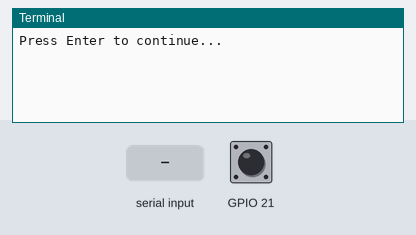
Simulated run of this program. Board: Raspberry Pi (BCM pin numbers). Parts: the last lines printed to the terminal. The test bench sets the inputs (shaded band); at power-on: GPIO 21 HIGH. At 5.4 s the program stops and its outputs stay as they are.

Above: at 1.2 s.
1.3 s: GPIO 21 pulled LOW for 0.15 s
At 2.2 s:
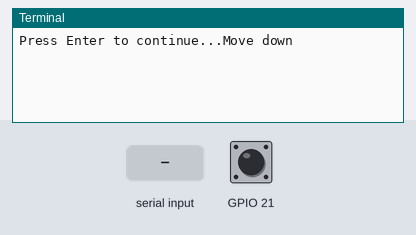
2.9 s: GPIO 21 pulled LOW for 1 s
At 3.4 s:
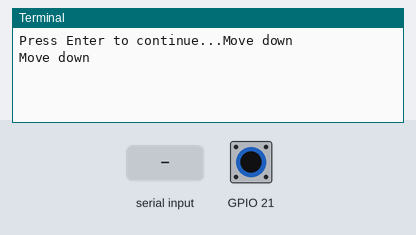
5.4 s: "1" typed at the terminal
At 6.5 s:
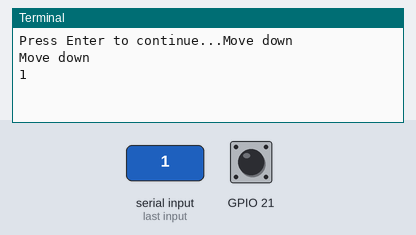

Measured:
- after the input at 1.3 s, the terminal: prints a new line at once (image 1)
- after the input at 2.9 s, the terminal: prints a new line at once (image 2)
- after the input at 5.4 s, the terminal: prints a new line at once (image 3)

The program:

button.py
```python
import RPi.GPIO as GPIO

GPIO.setmode(GPIO.BCM)
GPIO.setwarnings(False)
#GPIO.setup(20, GPIO.IN)
GPIO.setup(21, GPIO.IN, pull_up_down=GPIO.PUD_UP)

def moveUp(arg):
  print "Move up"

def moveDown(arg):
  print "Move down"

try:
#  GPIO.add_event_detect(20, GPIO.FALLING, callback=moveUp)
  GPIO.add_event_detect(21, GPIO.FALLING, callback=moveDown)
  raw_input("Press Enter to continue...")
finally:
#  GPIO.remove_event_detect(20)
  GPIO.remove_event_detect(21)
  GPIO.cleanup()
```
